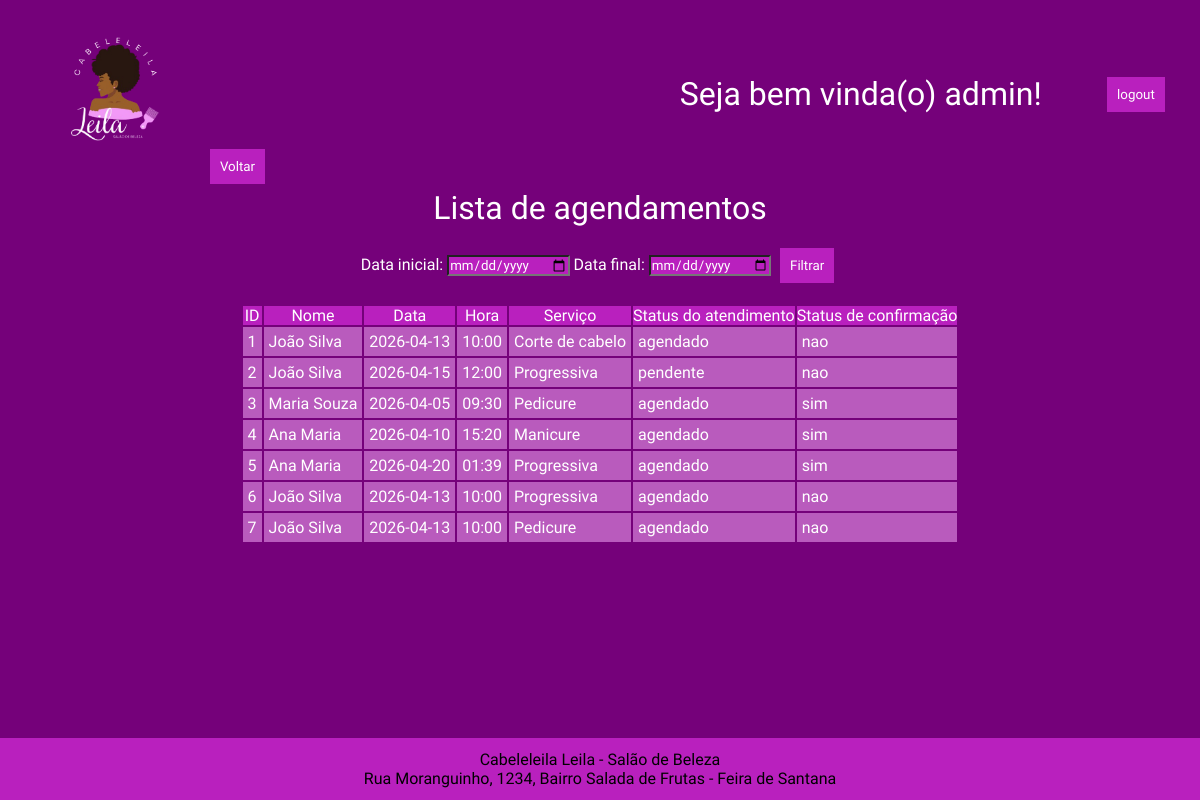
Screenshot of /agendamentos (signed in) with the database file from the repository.
### models/Admin.py (models this page shows, shortened)
class Admin(db.Model, UserMixin):
    __tablename__ = 'admins'
    id = db.Column(db.Integer, primary_key=True)
    login = db.Column(db.String(100), nullable=False)
    senha = db.Column(db.String(100), nullable=False)
    def login_get(self):
        return self.login

### models/Cliente.py (models this page shows, shortened)
class Cliente(db.Model, UserMixin):
    __tablename__ = 'clientes'
    id = db.Column(db.Integer, primary_key=True)
    login = db.Column(db.String(100), nullable=False)
    senha = db.Column(db.String(100), nullable=False)
    def login_get(self ):
        return self.login

### models/Agendamento.py (models this page shows, shortened)
class Agendamento(db.Model):
    __tablename__ = 'agendamentos'
    id = db.Column(db.Integer, primary_key=True)
    clienteID = db.Column(db.Integer, db.ForeignKey('clientes.id'), nullable=False)
    servicoID = db.Column(db.Integer, db.ForeignKey('servicos.id'), nullable=False)
    data = db.Column(db.String(10), nullable=False)
    hora = db.Column(db.String(5), nullable=False)
    atendimento_confirmado = db.Column(db.String(10), nullable=False)
    status = db.Column(db.String(10), nullable=False)
    def id_get(self ):
        return self.id
    def clienteID_get(self):
        return self.clienteID
    def servicoID_get(self):
        return self.servicoID
    def data_get(self):
        return self.data
    def hora_get(self):
        return self.hora
    def status_get(self):
        return self.status
    def atendimento_confirmado_get(self):
        return self.atendimento_confirmado

### models/Servico.py (models this page shows, shortened)
class Servico(db.Model):
    __tablename__ = 'servicos'
    id = db.Column(db.Integer, primary_key=True)
    nome = db.Column(db.String(100), nullable=False)
    preco = db.Column(db.Float, nullable=False)
    def nome_get(self ):
        return self.nome

### app.py (the view)
@app.route('/agendamentos', methods=['GET'])
@login_required
def listar_agendamentos_periodo():
    mensagem = ''
    agendamentos_buscados = []
    if isinstance(current_user, Admin):
        agendamentos = Agendamento.query.all()
    elif isinstance(current_user, Cliente):
        agendamentos = Agendamento.query.filter_by(clienteID=current_user.id_get()).all()
    else:
        return redirect(url_for('login'))
    data_inicio = request.args.get('data_inicio')
    data_fim = request.args.get('data_fim')
    if data_inicio and data_fim:
        data_inicio_dt = datetime.strptime(data_inicio, "%Y-%m-%d").date()
        data_fim_dt = datetime.strptime(data_fim, "%Y-%m-%d").date()
    else:
        data_inicio_dt = data_fim_dt = None
    for agendamento in agendamentos:
        agendamento: Agendamento
        if data_inicio_dt and data_fim_dt:
            data_agendamento_dt = datetime.strptime(agendamento.data_get(), "%Y-%m-%d").date()
            if not (data_inicio_dt <= data_agendamento_dt <= data_fim_dt):
                continue
        cliente: Cliente = Cliente.query.get(agendamento.clienteID_get())
        servico: Servico = Servico.query.get(agendamento.servicoID_get())
        agendamentos_buscados.append({
            'id': agendamento.id_get(),
            'cliente': cliente.login_get(),
            'servico': servico.nome_get(),
            'data': agendamento.data_get(),
            'hora': agendamento.hora_get(),
            'status': agendamento.status_get(),
            'atendimento_confirmado': agendamento.atendimento_confirmado_get()
        })
    if not agendamentos_buscados:
        if isinstance(current_user, Admin):
            mensagem = "Nenhum agendamento encontrado no período."
        else:
            mensagem = "Nenhum agendamento encontrado para você neste período."
    return render_template('listagem_agendamento.html', agendamentos=agendamentos_buscados, mensagem=mensagem)

### app.py (called while the page is built)
@login_manager.user_loader
def load_user(user_id):
    tipo, id_str = user_id.split("-")
    user_id = int(id_str)
    if tipo == "admin":
        return Admin.query.get(user_id)
    elif tipo == "usuario":
        return Cliente.query.get(user_id)

### templates/listagem_agendamento.html (shortened to what this page needs)
<!DOCTYPE html>
<html lang="pt">
<head>
    <link rel="stylesheet" href="{{ url_for('static', filename='css/para_table_styles.css') }}">
</head>
<body>
    <header>
        <div class="nav-container">
            <span>
                <img class="logo" src="{{ url_for('static', filename='img/logo-semfundo.png') }}" alt="logo">
                <a href="{{ url_for('painel') }}"><button id="btn-voltar">Voltar</button></a>
            </span>
            <h1 id="msg-boas-vindas">Seja bem vinda(o) {{ current_user.login_get()}}!</h1>
            <a href="{{ url_for('logout') }}"><button id="btn-logout">logout</button></a>
        </div>
    </header>
    <main class="container-main"">
        <h1>Lista de agendamentos</h1>
        <form method="GET" action="/agendamentos">
            <label>Data inicial:</label>
            <input type="date" name="data_inicio">
            <label>Data final:</label>
            <input type="date" name="data_fim">
            <button type="submit">Filtrar</button>
        </form>
        <table>
            <thead>
                <tr>
                    <th>ID</th>
                    <th>Nome</th>
                    <th>Data</th>
                    <th>Hora</th>
                    <th>Serviço</th>
                    <th>Status do atendimento</th>
                    <th>Status de confirmação</th>
                </tr>
            </thead>
            <tbody>
                {% for agendamento in agendamentos %}
                <tr>
                    <td>{{ agendamento.id }}</td>
                    <td>{{ agendamento.cliente }}</td>
                    <td>{{ agendamento.data }}</td>
                    <td>{{ agendamento.hora }}</td>
                    <td>{{ agendamento.servico }}</td>
                    <td>{{ agendamento.status }}</td>
                    <td>{{ agendamento.atendimento_confirmado }}</td>
                </tr>
                {% endfor %}
            </tbody>
        </table>
    </main>
    <footer>
        <p >Cabeleleila Leila - Salão de Beleza</p>
        <p >Rua Moranguinho, 1234, Bairro Salada de Frutas - Feira de Santana</p>
    </footer>
</body>
</html>

### static/css/para_table_styles.css (style rules this page uses)
* { margin: 0; padding: 0; font-family: "Josefin Sans", sans-serif; font-weight: 500; font-style: normal; }
body { display: grid; overflow-x: hidden; grid-template-rows: auto 1fr auto; grid-template-areas: "cabecalho" "conteudo" "rodape"; background-color: rgba(117, 1, 122, 1); min-height: 100vh; }
footer { grid-area: rodape; display: flex; flex-direction: column; align-items: center; justify-content: center; background-color: rgb(185, 32, 190); padding: 1%; }
.nav-container { display: flex; justify-content: space-around; align-items: center; color: white; }
.logo { width: 30%; }
.nav-container h1 { padding-left: 20px; }
.container-main { grid-area: conteudo; display: flex; flex-direction: column; justify-items: center; align-items: center; gap: 16px; color: white; }
thead { background-color: rgb(185, 32, 190); }
tbody { background-color: rgb(185, 91, 189); }
button { background-color: rgb(185, 32, 190); color: white; padding: 10px; margin: 5px; border: none; cursor: pointer; transition: background-color 0.3s ease; }
input { color: white; background-color: rgb(185, 32, 190); }
td { padding: 5px; }

### rows the page displays
Admin: login_get "admin"
Cliente: cliente "João Silva" "João Silva" "João Silva" "João Silva"
Agendamento: data "2026-04-13", hora "10:00", status "agendado", atendimento_confirmado "nao"
Servico: servico "Corte de cabelo"
Agendamento: data "2026-04-15", hora "12:00", status "pendente", atendimento_confirmado "nao"
Servico: servico "Progressiva" "Progressiva" "Progressiva"
Cliente: cliente "Maria Souza"
Agendamento: data "2026-04-05", hora "09:30", status "agendado", atendimento_confirmado "sim"
Servico: servico "Pedicure" "Pedicure"
Cliente: cliente "Ana Maria" "Ana Maria"
Agendamento: data "2026-04-10", hora "15:20", status "agendado", atendimento_confirmado "sim"
Servico: servico "Manicure"
Agendamento: data "2026-04-20", hora "01:39", status "agendado", atendimento_confirmado "sim"
Agendamento: data "2026-04-13", hora "10:00", status "agendado", atendimento_confirmado "nao"
Agendamento: data "2026-04-13", hora "10:00", status "agendado", atendimento_confirmado "nao"

### other values shown
{{ agendamento.id }} "1" "2" "3" "4" "5" "6" "7"
